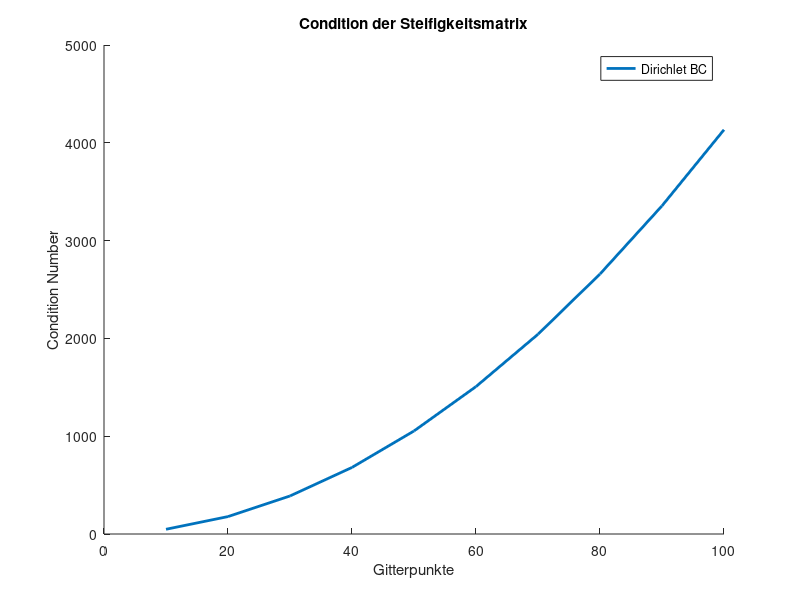

This figure's MATLAB source:
clear all
% 2D poisson problem:

% Anzahl der Gitterpunkte n
k = [10:10:100];
cond_A = zeros(size(k));

for i = 1:size(k,2)
    n = k(i);
    % T SubMatrix for Kronecker Product
    T = spdiags([-ones(n,1),2*ones(n,1),-ones(n,1)],-1:1,n,n);
    
    % Assemblierung der Steifigkeitsmatrix A:
    A = kron(speye(n),T) + kron(T,speye(n));

    % Berechnung der Eingenwerte von M und N:
    % 1) Analytisch, 2) Numerisch:
    A_ana = 4*(sin(pi/2*[1:n]'/(n+1)).^2*ones(1,n)...
            + ones(n,1)*sin(pi/2*[1:n]/(n+1)).^2);
    A_ana = unique(A_ana(:));
    A_num = unique([eigs(A,5),eigs(A,5,'sm')]);
    cond_A(1,i) = A_ana(end)/A_ana(1);
end
hold on
title('Condition der Steifigkeitsmatrix')
xlabel('Gitterpunkte')
ylabel('Condition Number')
plot(k,cond_A,'LineWidth',2)
legend('Dirichlet BC')
hold off